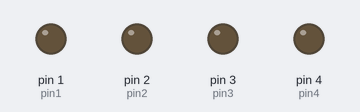
This sketch was run on a simulated Arduino Uno, built with avr-gcc and run on an emulated ATmega328P. Shown: output pins drawn as LEDs (lit = HIGH).

Above: at 0.3 s.
At 1.8 s:
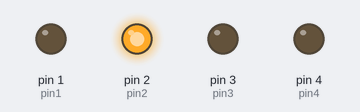
At 3.3 s:
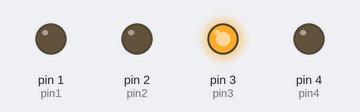
At 7.1 s:
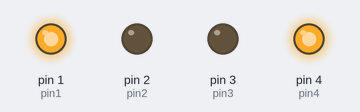
At 10.8 s:
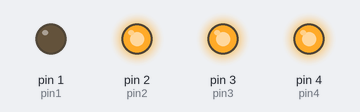
At 14.6 s:
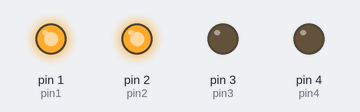
Timing chart, 0 to 15.6 s (numbered marks = the images above):
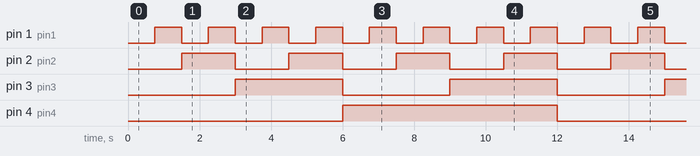

The sketch:

_88_logicCounter_PaulMcWhorter_4bits_01.ino
```cpp
// (licence header left out)
                                     // Declaring variables
int pin1=1;
int pin2=2;
int pin3=3;
int pin4=4;

void setup() {
                                     // All pins are output
pinMode(pin1, OUTPUT);
pinMode(pin2, OUTPUT);
pinMode(pin3, OUTPUT);
pinMode(pin4, OUTPUT);
}

void loop() {
                                    // Repeating this patters 16 times
  digitalWrite(pin1, LOW);          // Make the counter on a piece of paper...
  digitalWrite(pin2, LOW);          //  Dec  - Bin
  digitalWrite(pin3, LOW);          //  00   - 0000
  digitalWrite(pin4, LOW);          //  01   - 0001
  delay(750);                       //  02   - 0010
                                    // (...)
  digitalWrite(pin1, HIGH);         // 15   - 1111
  digitalWrite(pin2, LOW);          //
  digitalWrite(pin3, LOW);          // ...then transfer to code:)
  digitalWrite(pin4, LOW);          // Easy, right?
  delay(750);

  digitalWrite(pin1, LOW);
  digitalWrite(pin2, HIGH);
  digitalWrite(pin3, LOW);
  digitalWrite(pin4, LOW);
  delay(750);

  digitalWrite(pin1, HIGH);
  digitalWrite(pin2, HIGH);
  digitalWrite(pin3, LOW);
  digitalWrite(pin4, LOW);
  delay(750);

  digitalWrite(pin1, LOW);
  digitalWrite(pin2, LOW);
  digitalWrite(pin3, HIGH);
  digitalWrite(pin4, LOW);
  delay(750);

  digitalWrite(pin1, HIGH);
  digitalWrite(pin2, LOW);
  digitalWrite(pin3, HIGH);
  digitalWrite(pin4, LOW);
  delay(750);

  digitalWrite(pin1, LOW);
  digitalWrite(pin2, HIGH);
  digitalWrite(pin3, HIGH);
  digitalWrite(pin4, LOW);
  delay(750);

  digitalWrite(pin1, HIGH);
  digitalWrite(pin2, HIGH);
  digitalWrite(pin3, HIGH);
  digitalWrite(pin4, LOW);
  delay(750);

  digitalWrite(pin1, LOW);
  digitalWrite(pin2, LOW);
  digitalWrite(pin3, LOW);
  digitalWrite(pin4, HIGH);
  delay(750);

  digitalWrite(pin1, HIGH);
  digitalWrite(pin2, LOW);
  digitalWrite(pin3, LOW);
  digitalWrite(pin4, HIGH);
  delay(750);

  digitalWrite(pin1, LOW);
  digitalWrite(pin2, HIGH);
  digitalWrite(pin3, LOW);
  digitalWrite(pin4, HIGH);
  delay(750);

  digitalWrite(pin1, HIGH);
  digitalWrite(pin2, HIGH);
  digitalWrite(pin3, LOW);
  digitalWrite(pin4, HIGH);
  delay(750);

  digitalWrite(pin1, LOW);
  digitalWrite(pin2, LOW);
  digitalWrite(pin3, HIGH);
  digitalWrite(pin4, HIGH);
  delay(750);

  digitalWrite(pin1, HIGH);
  digitalWrite(pin2, LOW);
  digitalWrite(pin3, HIGH);
  digitalWrite(pin4, HIGH);
  delay(750);

  digitalWrite(pin1, LOW);
  digitalWrite(pin2, HIGH);
  digitalWrite(pin3, HIGH);
  digitalWrite(pin4, HIGH);
  delay(750);

  digitalWrite(pin1, HIGH);
  digitalWrite(pin2, HIGH);
  digitalWrite(pin3, HIGH);
  digitalWrite(pin4, HIGH);
  delay(750);

}
```

Measured:
- by itself, pin 1 (pin1): alternates HIGH for 0.75 s and LOW for 0.75 s
- by itself, pin 2 (pin2): alternates HIGH for 1.5 s and LOW for 1.5 s
- by itself, pin 3 (pin3): alternates HIGH for 3.0 s and LOW for 3.0 s
- by itself, pin 4 (pin4): alternates HIGH for 6.0 s and LOW for 6.0 s
